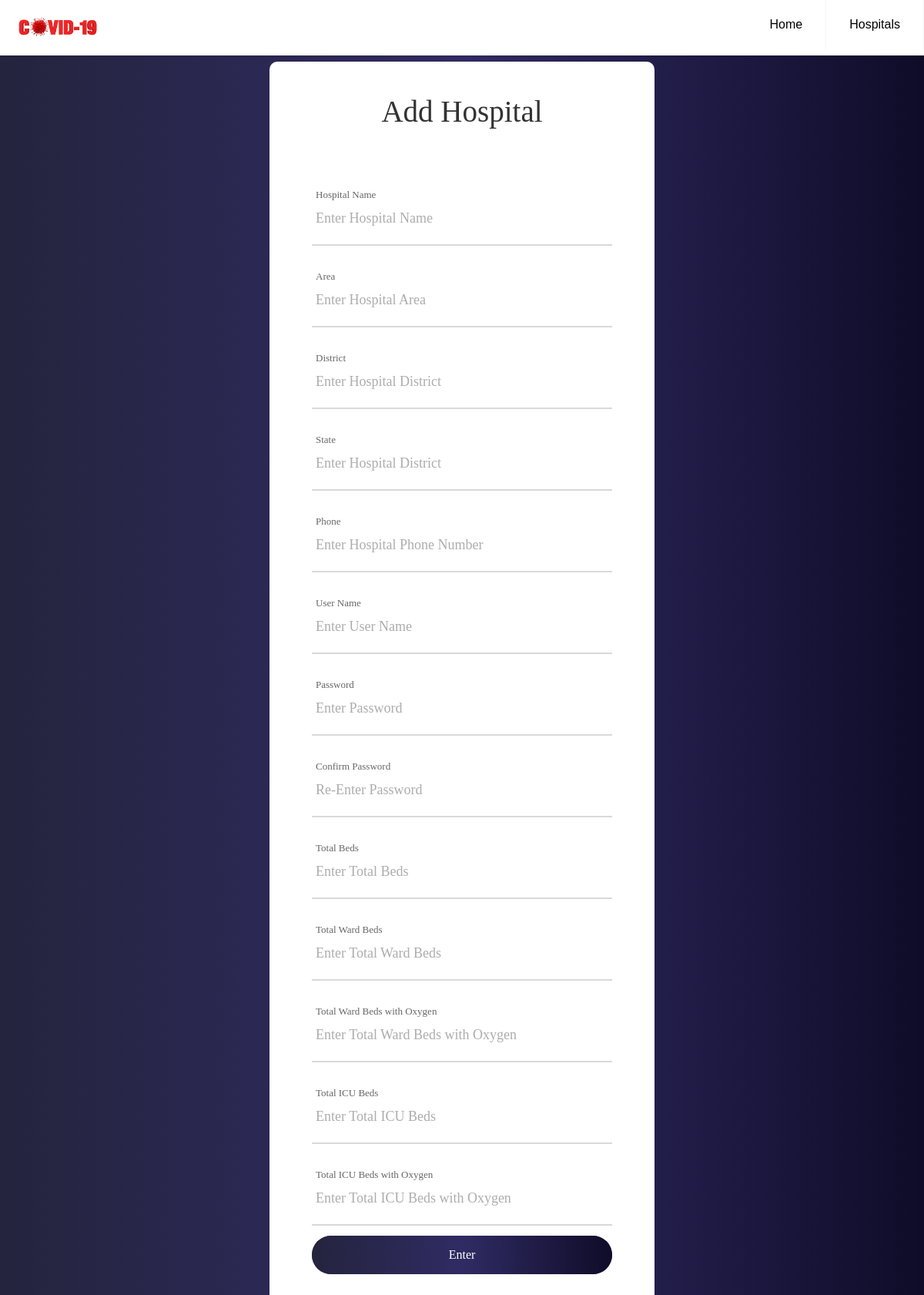
Before: /hospital/add (signed in) with the older database file.
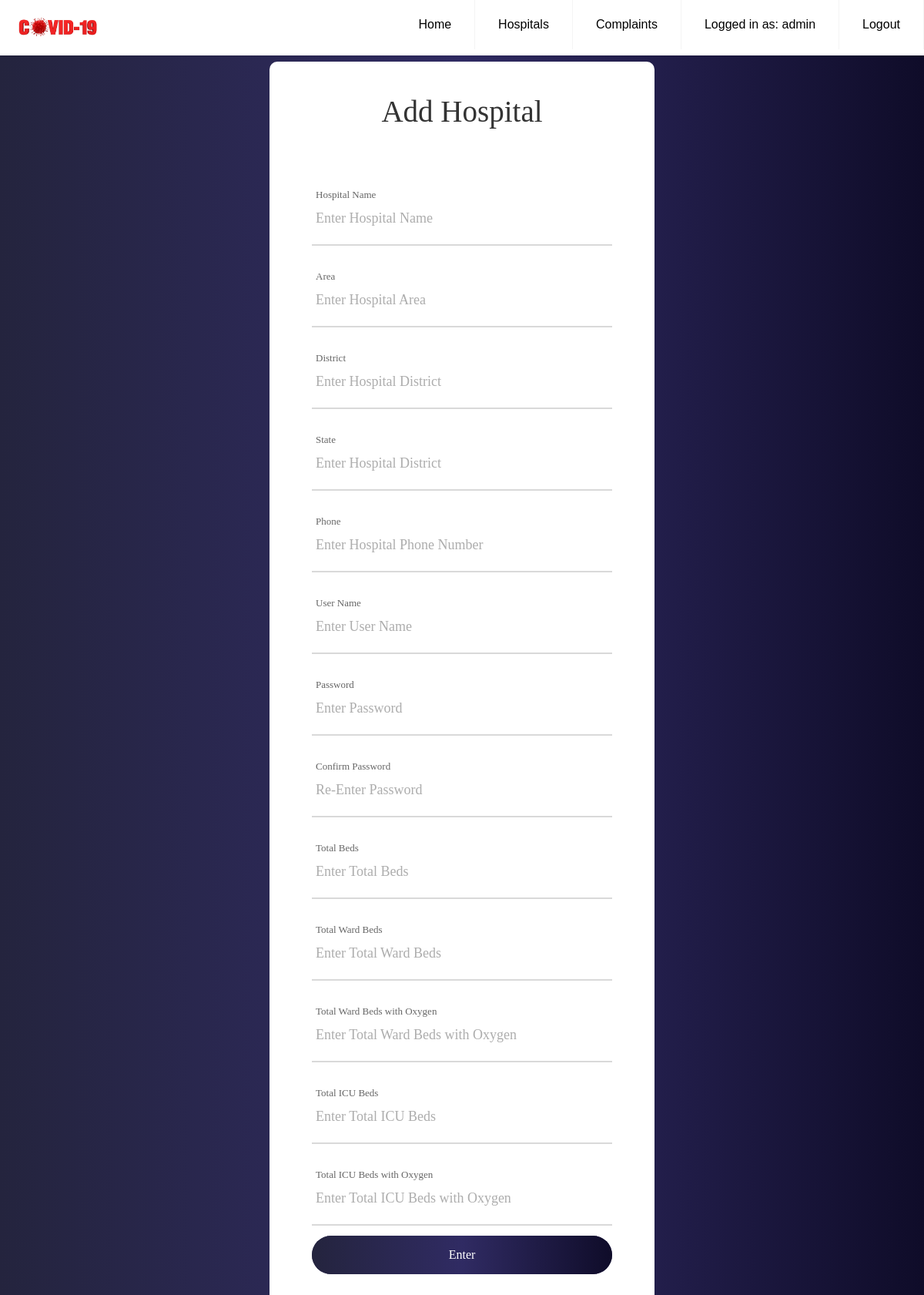
After: the same page with the newer database file.
### models.py (models this page shows, shortened)
class User(UserMixin, db.Model):
    __tablename__ = "user"
    id = db.Column(db.Integer, primary_key=True)
    name = db.Column(db.String(100), index=True, unique=True)
    password_hash = db.Column(db.String(128))
    role = db.Column(db.String(20))
    hospital_id = db.Column(db.Integer, db.ForeignKey('hospital.id'))

### app.py (the view, shortened to what this page needs)
@app.route('/hospital/add', methods=['POST', 'GET'])
def addhospital():
    form = addhospitalform()
    return render_template('hospitaladd.html', form=form, title="Add Hospital")

### models.py (called while the page is built)
@login.user_loader
def load_user(id):
    return User.query.get(int(id))

### templates/hospitaladd.html (shortened to what this page needs)
{% extends "base.html" %}
{% block navbar %}
<li><a href="{{ url_for('hospital') }}">Hospitals</a></li>
{% if current_user.is_authenticated and current_user.role == "admin" %}
<li><a href="{{ url_for('complaint') }}">Complaints</a></li>
<li><a href="#">Logged in as: {{current_user.name}}</a></li>
<li><a href="{{ url_for('logout') }}">Logout</a></li>
{% endif %}
{% endblock navbar %}
{% block content %}
	<div class="patient_form">
		<div class="container-contact100" id="patient_form">
			<div class="wrap-contact100">
			<form class="contact100-form validate-form needs-validation" method="POST" novalidate>
				<span class="contact100-form-title">
					Add Hospital
				</span>
				<div class="wrap-input100 validate-input" data-validate="Name is required">
                    <span class="label-input100">Hospital Name</span>
                    {{ form.hospitalname(class="input100") }}
					<span class="focus-input100"></span>
				</div>
				<div class="wrap-input100 validate-input" data-validate="Name is required">
					<span class="label-input100">Area</span>
					{{ form.area(class="input100") }}
					<span class="focus-input100"></span>
				</div>
				<div class="wrap-input100 input100-select">
					<span class="label-input100">District</span>
					<div>
						{{ form.district(class="input100") }}
					</div>
					<span class="focus-input100"></span>
				</div>
				<div class="wrap-input100 input100-select">
					<span class="label-input100">State</span>
					<div>
						{{ form.state(class="input100") }}
					</div>
					<span class="focus-input100"></span>
				</div>
				<div class="wrap-input100 input100-select">
					<span class="label-input100">Phone</span>
					<div>
						{{ form.phone(class="input100") }}
					</div>
					<span class="focus-input100"></span>
				</div>
				<div class="wrap-input100 input100-select">
					<span class="label-input100">User Name</span>
					<div>
						{{ form.user(class="input100") }}
					</div>
					<span class="focus-input100"></span>
				</div>
				<div class="wrap-input100 input100-select">
					<span class="label-input100">Password</span>
					<div>
						{{ form.password(class="input100") }}
					</div>
					<span class="focus-input100"></span>
				</div>
				<div class="wrap-input100 input100-select">
					<span class="label-input100">Confirm Password</span>
					<div>
						{{ form.password2(class="input100") }}
					</div>
					<span class="focus-input100"></span>
				</div>
				<div class="wrap-input100 validate-input" data-validate="Name is required">
					<span class="label-input100">Total Beds</span>
					{{ form.total_beds(class="input100") }}
					<span class="focus-input100"></span>
				</div>
				<div class="wrap-input100 validate-input" data-validate = "Message is required">
					<span class="label-input100">Total Ward Beds</span>
					{{ form.total_ward_beds(class="input100") }}
					<span class="focus-input100"></span>
				</div>
				<div class="wrap-input100 validate-input" data-validate="Name is required">
					<span class="label-input100">Total Ward Beds with Oxygen</span>
					{{ form.total_ward_beds_with_oxygen(class="input100") }}
					<span class="focus-input100"></span>
                </div>
				<div class="wrap-input100 validate-input" data-validate="Name is required">
					<span class="label-input100">Total ICU Beds</span>
					{{ form.total_icu_beds(class="input100") }}
					<span class="focus-input100"></span>
                </div>
                <div class="wrap-input100 validate-input" data-validate="Name is required">
					<span class="label-input100">Total ICU Beds with Oxygen</span>
					{{ form.total_icu_beds_with_oxygen(class="input100") }}
					<span class="focus-input100"></span>
				</div>
				<div class="container-contact100-form-btn">
					<div class="wrap-contact100-form-btn">
						<div class="contact100-form-bgbtn"></div>
							{{ form.submit(class="contact100-form-btn") }}
					</div>
				</div>
			</form>
		</div>
	</div>
</div>
{% endblock content %}

Changed rows visible on the page:
now on this page (row edited): User: name "admin"
changed User: role "doctor" → "admin" (drawn)
Other visible differences:
text now shown: "Complaints Logged in as: Logout"
